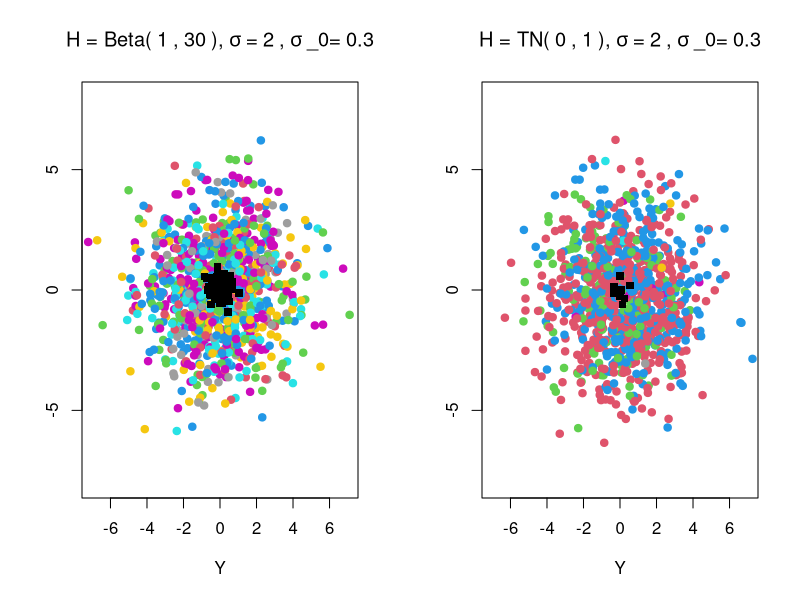

Here is the R script that generated this plot:

a1<-1
b1<-30
mu_0_1<-0
sigma_0_1<-0.3
sigma_1<-2

library(truncnorm)

n <- 1000

mu_H2<-0
sigma_H2<-1
mu_0_2<-0
sigma_0_2<-0.3
sigma_2<-2

###########################################################
###########################################################
G_0_1 <- function(n) rnorm(n, mu_0_1, sigma_0_1)
b <- rbeta(n, a1,b1)
p <- numeric(n)
p[1] <- b[1]
p[2:n] <- sapply(2:n, function(i) b[i] * prod(1 - b[1:(i-1)]))
x1 <- cbind(G_0_1(n),G_0_1(n))
index1 <- sample(1:n, prob = p, replace = TRUE)
G1<-x1[index1,]
y1<-c()
for (i in 1:n){
yy1<-rnorm(cbind(1,1),G1[i,],cbind(sigma_1,sigma_1))
y1<-rbind(y1,yy1)
               }

BT1<-c(1:n)*0
m1<-c(1:n)*0
k1=1
BT1[1]<-k1
m1[1]<-k1

for (i in 2:n){
for (j in 1:(i-1)){
if(index1[i]==index1[j]){BT1[i]<-BT1[j]
                 m1[i]<-m1[i-1]}
                     }
if(BT1[i]==0){k1<-k1+1
           BT1[i]<-k1
           m1[i]<-m1[i-1]+1}
 }
################
###### choose colors without "black"
color1<-c(1:n)*0
color1<-BT1
for (i in 1:n){
for (j in 1:trunc(max(BT1)/8+1)){
if(color1[i]==((j-1)*8+1)){color1[i]<-(2*color1[i]+2*j)}
                }}

###########################################################
#############################################################
#############################################################
G_0_2 <- function(n) rnorm(n, mu_0_2, sigma_0_2)
b <- rtruncnorm(n,0,1,mu_H2,sigma_H2)
p <- numeric(n)
p[1] <- b[1]
p[2:n] <- sapply(2:n, function(i) b[i] * prod(1 - b[1:(i-1)]))
x2 <- cbind(G_0_2(n),G_0_2(n))
index2 <- sample(1:n, prob = p, replace = TRUE)
G2<-x2[index2,]
y2<-c()
for (i in 1:n){
yy2<-rnorm(cbind(1,1),G2[i,],cbind(sigma_2,sigma_2))
y2<-rbind(y2,yy2)
               }

BT2<-c(1:n)*0
m2<-c(1:n)*0
k2=1
BT2[1]<-k2
m2[1]<-k2

for (i in 2:n){
for (j in 1:(i-1)){
if(index2[i]==index2[j]){BT2[i]<-BT2[j]
                 m2[i]<-m2[i-1]}
                     }
if(BT2[i]==0){k2<-k2+1
           BT2[i]<-k2
           m2[i]<-m2[i-1]+1}
 }
################
###### choose colors without "black"
color2<-c(1:n)*0
color2<-BT2
for (i in 1:n){
for (j in 1:trunc(max(BT2)/8+1)){
if(color2[i]==((j-1)*8+1)){color2[i]<-(2*color2[i]+2*j)}
                }}

###########################################################
###########################################################
###########################################################
###########################################################

par(mfrow=c(1,2)) 
plot(y1,pch=19,xlim=c(-7,7),ylim=c(-8,8),col=color1,xlab="Y",ylab="",
main=bquote("H = Beta("~.(a1)~","~.(b1)~"),"~sigma~"="~.(sigma_1)~","~sigma~"_0="~.(sigma_0_1)))
		points(G1,
			pch=15,
			col="black"
			)
plot(y2,pch=19,xlim=c(-7,7),ylim=c(-8,8),col=color2,xlab="Y",ylab="",
main=bquote("H = TN("~.(mu_H2)~","~.(sigma_H2)~"),"~sigma~"="~.(sigma_2)~","~sigma~"_0="~.(sigma_0_2)))
		points(G2,
			pch=15,
			col="black"
			)

max(BT1)
max(BT2)
